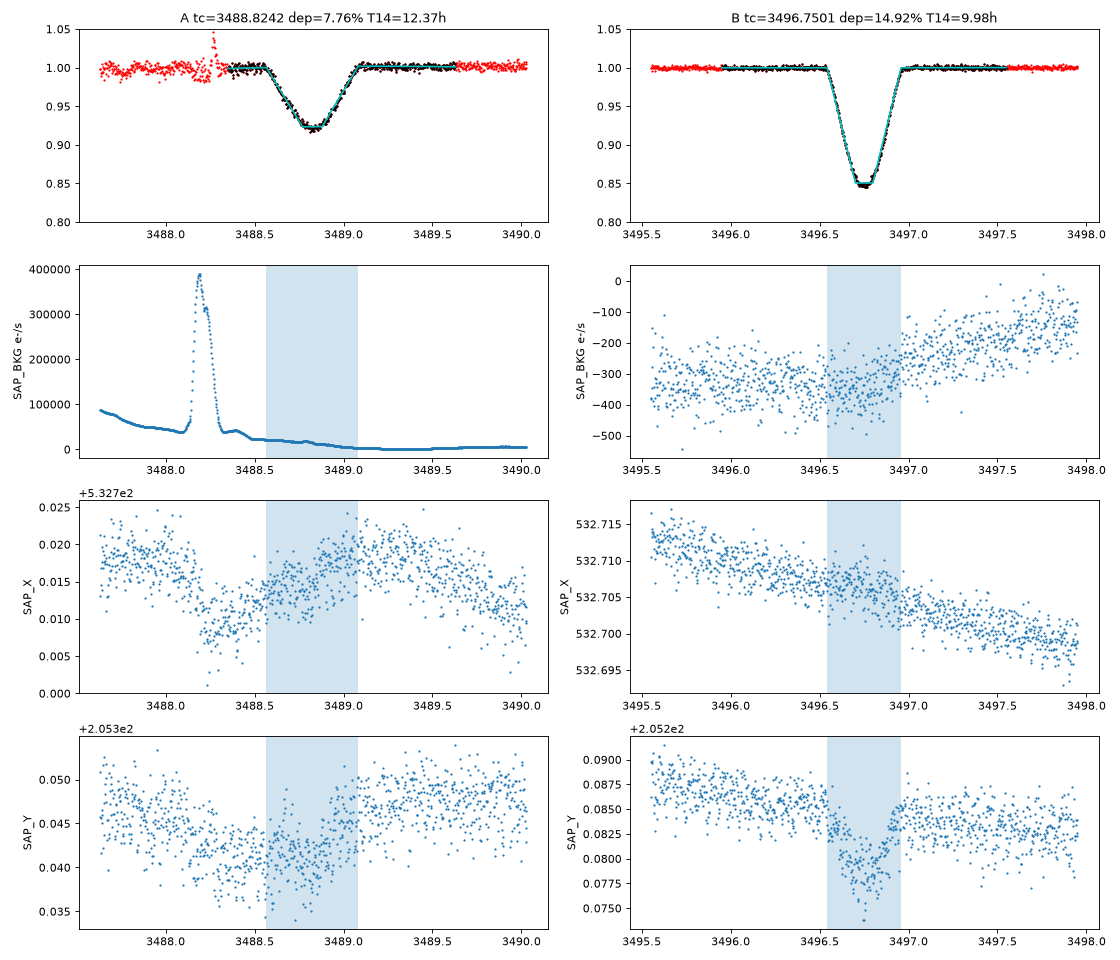

The Python source for this figure:
"""Trapezoid fits (quadratic baseline) to the two s080 events from raw QLP SAP_FLUX, q0 and all-quality;
background (raw SAP_BKG e-/s) and centroid excursions through each. python -X utf8 ecl.py -> ecl.json, ecl.png"""
import sys, os, json, numpy as np, matplotlib; matplotlib.use('Agg'); import matplotlib.pyplot as plt
from astropy.io import fits
sys.path.insert(0, os.path.dirname(os.path.abspath(__file__))); from vetlib import fit_trap, t0_error, model
h = fits.open('[local path omitted]'); d = h[1].data
t = np.array(d['TIME'], float); f = np.array(d['SAP_FLUX'], float); q = np.array(d['QUALITY'], int)
b = np.array(d['SAP_BKG'], float); x = np.array(d['SAP_X'], float); y = np.array(d['SAP_Y'], float)
ok = np.isfinite(t) & np.isfinite(f); t, f, q, b, x, y = t[ok], f[ok], q[ok], b[ok], x[ok], y[ok]
f = f / np.median(f[q == 0])
EV = [('A', 3488.83, 0.08, 0.30), ('B', 3496.75, 0.15, 0.30)]
out = []; fig, ax = plt.subplots(4, 2, figsize=(14, 12))
for j, (k, tc, dep, T14) in enumerate(EV):
    for mode in ('q0', 'allq'):
        W = 0.8
        s = (np.abs(t - tc) < W) & (np.isfinite(f))
        if mode == 'q0': s &= q == 0
        if k == 'A': s &= t > 3488.35   # exclude the scattered-light mess before 3488.3
        tt, ff = t[s], f[s]
        best, c2, sig, tref = fit_trap(tt, ff, tc, dep, T14, 0.1)
        e0 = t0_error(tt, ff, best, tref, sig)
        # red-noise beta from 1-h binned residuals
        r = ff - model(best, tt, tref); nb = max(1, int(round((1 / 24) / np.median(np.diff(tt)))))
        rb = [np.mean(r[i:i + nb]) for i in range(0, len(r) - nb, nb)]; beta = max(1, np.std(rb) / (sig / np.sqrt(nb)))
        npre = int(np.sum(tt < best[0] - best[2] / 2)); nin = int(np.sum(np.abs(tt - best[0]) < best[2] / 2))
        row = dict(kind=k, mode=mode, tc=best[0], tc_err=e0 * beta, depth=best[1], T14_h=best[2] * 24, T12_h=best[3] * 24,
                   flat_h=(best[2] - 2 * best[3]) * 24, rms_ppt=sig * 1e3, beta=beta, n=len(tt), n_pre=npre, n_in=nin,
                   nflag_in=int(np.sum((np.abs(t - best[0]) < best[2] / 2) & (q != 0))))
        out.append(row); print({kk: (round(v, 5) if isinstance(v, float) else v) for kk, v in row.items()})
        if mode == 'allq':
            ax[0, j].plot(t[np.abs(t - tc) < 1.2], f[np.abs(t - tc) < 1.2], '.', c='r', ms=2)
            ax[0, j].plot(tt[q[s] == 0] if False else tt, ff, '.', c='k', ms=2)
            tm = np.linspace(tt.min(), tt.max(), 2000); ax[0, j].plot(tm, model(best, tm, tref), 'c'); ax[0, j].set_ylim(0.8, 1.05)
            ax[0, j].set_title(f'{k} tc={best[0]:.4f} dep={best[1]*100:.2f}% T14={best[2]*24:.2f}h')
    w = np.abs(t - tc) < 1.2; ins = np.abs(t - out[-1]['tc']) < out[-1]['T14_h'] / 48
    oot = w & ~ins & (q == 0)
    for i, (arr, lab) in enumerate(((b, 'SAP_BKG e-/s'), (x, 'SAP_X'), (y, 'SAP_Y'))):
        ax[i + 1, j].plot(t[w], arr[w], '.', ms=2); ax[i + 1, j].set_ylabel(lab)
        for a in (ax[i + 1, j],): a.axvspan(out[-1]['tc'] - out[-1]['T14_h'] / 48, out[-1]['tc'] + out[-1]['T14_h'] / 48, alpha=.2)
        print(f'  {k} {lab}: in-eclipse mean {np.nanmean(arr[ins]):.4f}  oot(q0,+-1.2d) mean {np.nanmean(arr[oot]):.4f} sd {np.nanstd(arr[oot]):.4f}  shift/sd {(np.nanmean(arr[ins])-np.nanmean(arr[oot]))/np.nanstd(arr[oot]):.2f}')
    print(f'  {k} quality values in eclipse:', sorted(set(int(v) for v in q[ins])), ' flagged', int(np.sum(q[ins] != 0)), 'of', int(ins.sum()))
plt.tight_layout(); plt.savefig('ecl.png', dpi=80); json.dump(out, open('ecl.json', 'w'), indent=0)
